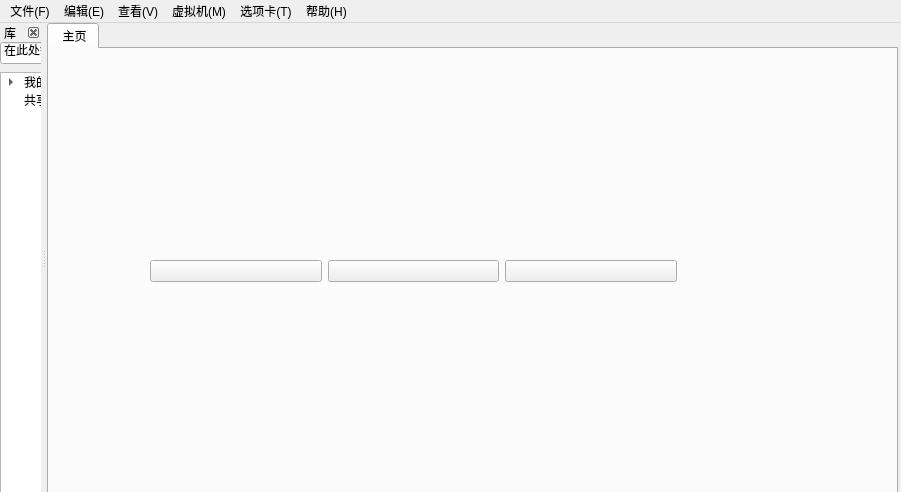
<?xml version="1.0" encoding="UTF-8"?>
<ui version="4.0">
 <class>VMMainWindow</class>
 <widget class="QMainWindow" name="VMMainWindow">
  <property name="geometry">
   <rect>
    <x>0</x>
    <y>0</y>
    <width>901</width>
    <height>492</height>
   </rect>
  </property>
  <property name="contextMenuPolicy">
   <enum>Qt::DefaultContextMenu</enum>
  </property>
  <property name="windowTitle">
   <string>VMMainWindow</string>
  </property>
  <property name="windowIcon">
   <iconset resource="res.qrc">
    <normaloff>:/new/prefix1/1.png</normaloff>:/new/prefix1/1.png</iconset>
  </property>
  <property name="dockOptions">
   <set>QMainWindow::AllowNestedDocks|QMainWindow::AllowTabbedDocks|QMainWindow::AnimatedDocks|QMainWindow::GroupedDragging</set>
  </property>
  <widget class="QWidget" name="centralWidget">
   <widget class="QTabWidget" name="tabWidget">
    <property name="geometry">
     <rect>
      <x>0</x>
      <y>0</y>
      <width>851</width>
      <height>541</height>
     </rect>
    </property>
    <property name="currentIndex">
     <number>0</number>
    </property>
    <widget class="QWidget" name="tab">
     <attribute name="title">
      <string> 主页</string>
     </attribute>
     <widget class="QLabel" name="label">
      <property name="geometry">
       <rect>
        <x>200</x>
        <y>90</y>
        <width>331</width>
        <height>41</height>
       </rect>
      </property>
      <property name="styleSheet">
       <string notr="true">QLabel{
background:transparent;
border-width:0;
border-style:outset};</string>
      </property>
      <property name="text">
       <string/>
      </property>
      <property name="pixmap">
       <pixmap resource="res.qrc">:/new/prefix9/13.png</pixmap>
      </property>
     </widget>
     <widget class="QWidget" name="layoutWidget">
      <property name="geometry">
       <rect>
        <x>90</x>
        <y>150</y>
        <width>549</width>
        <height>145</height>
       </rect>
      </property>
      <layout class="QHBoxLayout" name="horizontalLayout">
       <item>
        <widget class="QPushButton" name="pushButton">
         <property name="cursor">
          <cursorShape>PointingHandCursor</cursorShape>
         </property>
         <property name="mouseTracking">
          <bool>true</bool>
         </property>
         <property name="styleSheet">
          <string notr="true">QPushButton{
background:transparent;
border-width:0;
border-style:outset};</string>
         </property>
         <property name="text">
          <string/>
         </property>
         <property name="icon">
          <iconset>
           <normaloff>../build-VMware-Desktop_Qt_5_9_4_MinGW_32bit-Debug/14.png</normaloff>../build-VMware-Desktop_Qt_5_9_4_MinGW_32bit-Debug/14.png</iconset>
         </property>
         <property name="iconSize">
          <size>
           <width>169</width>
           <height>135</height>
          </size>
         </property>
         <property name="default">
          <bool>false</bool>
         </property>
        </widget>
       </item>
       <item>
        <widget class="QPushButton" name="pushButton_2">
         <property name="cursor">
          <cursorShape>PointingHandCursor</cursorShape>
         </property>
         <property name="styleSheet">
          <string notr="true">QPushButton{
background:transparent;
border-width:0;
border-style:outset};</string>
         </property>
         <property name="text">
          <string/>
         </property>
         <property name="icon">
          <iconset>
           <normaloff>../build-VMware-Desktop_Qt_5_9_4_MinGW_32bit-Debug/15.png</normaloff>../build-VMware-Desktop_Qt_5_9_4_MinGW_32bit-Debug/15.png</iconset>
         </property>
         <property name="iconSize">
          <size>
           <width>169</width>
           <height>135</height>
          </size>
         </property>
        </widget>
       </item>
       <item>
        <widget class="QPushButton" name="pushButton_3">
         <property name="cursor">
          <cursorShape>PointingHandCursor</cursorShape>
         </property>
         <property name="styleSheet">
          <string notr="true">QPushButton{
background:transparent;
border-width:0;
border-style:outset};</string>
         </property>
         <property name="text">
          <string/>
         </property>
         <property name="icon">
          <iconset>
           <normaloff>../build-VMware-Desktop_Qt_5_9_4_MinGW_32bit-Debug/16.png</normaloff>../build-VMware-Desktop_Qt_5_9_4_MinGW_32bit-Debug/16.png</iconset>
         </property>
         <property name="iconSize">
          <size>
           <width>169</width>
           <height>135</height>
          </size>
         </property>
        </widget>
       </item>
      </layout>
     </widget>
    </widget>
   </widget>
  </widget>
  <widget class="QMenuBar" name="menuBar">
   <property name="geometry">
    <rect>
     <x>0</x>
     <y>0</y>
     <width>901</width>
     <height>23</height>
    </rect>
   </property>
   <property name="autoFillBackground">
    <bool>true</bool>
   </property>
   <widget class="QMenu" name="menu_F">
    <property name="title">
     <string>文件(F)</string>
    </property>
   </widget>
   <widget class="QMenu" name="menu_E">
    <property name="title">
     <string>编辑(E)</string>
    </property>
   </widget>
   <widget class="QMenu" name="menu_V">
    <property name="title">
     <string>查看(V)</string>
    </property>
   </widget>
   <widget class="QMenu" name="menu_M">
    <property name="title">
     <string>虚拟机(M)</string>
    </property>
   </widget>
   <widget class="QMenu" name="menu_T">
    <property name="title">
     <string>选项卡(T)</string>
    </property>
   </widget>
   <widget class="QMenu" name="menu_H">
    <property name="title">
     <string>帮助(H)</string>
    </property>
   </widget>
   <widget class="QMenu" name="menu">
    <property name="geometry">
     <rect>
      <x>699</x>
      <y>102</y>
      <width>120</width>
      <height>50</height>
     </rect>
    </property>
    <property name="title">
     <string/>
    </property>
    <property name="icon">
     <iconset resource="res.qrc">
      <normaloff>:/new/prefix13/2.png</normaloff>:/new/prefix13/2.png</iconset>
    </property>
   </widget>
   <addaction name="menu_F"/>
   <addaction name="menu_E"/>
   <addaction name="menu_V"/>
   <addaction name="menu_M"/>
   <addaction name="menu_T"/>
   <addaction name="menu_H"/>
   <addaction name="menu"/>
  </widget>
  <widget class="QDockWidget" name="dockWidget_2">
   <property name="acceptDrops">
    <bool>true</bool>
   </property>
   <property name="features">
    <set>QDockWidget::DockWidgetClosable|QDockWidget::DockWidgetMovable</set>
   </property>
   <property name="windowTitle">
    <string>库</string>
   </property>
   <attribute name="dockWidgetArea">
    <number>1</number>
   </attribute>
   <widget class="QWidget" name="dockWidgetContents_4">
    <widget class="QComboBox" name="comboBox_2">
     <property name="geometry">
      <rect>
       <x>0</x>
       <y>0</y>
       <width>212</width>
       <height>22</height>
      </rect>
     </property>
     <property name="contextMenuPolicy">
      <enum>Qt::NoContextMenu</enum>
     </property>
     <property name="acceptDrops">
      <bool>true</bool>
     </property>
     <property name="autoFillBackground">
      <bool>false</bool>
     </property>
     <property name="inputMethodHints">
      <set>Qt::ImhNone</set>
     </property>
     <property name="editable">
      <bool>true</bool>
     </property>
     <property name="iconSize">
      <size>
       <width>20</width>
       <height>30</height>
      </size>
     </property>
     <property name="duplicatesEnabled">
      <bool>false</bool>
     </property>
     <property name="frame">
      <bool>true</bool>
     </property>
     <item>
      <property name="text">
       <string>在此处键入内容搜索</string>
      </property>
      <property name="icon">
       <iconset resource="res.qrc">
        <normaloff>:/new/prefix8/12.png</normaloff>:/new/prefix8/12.png</iconset>
      </property>
     </item>
     <item>
      <property name="text">
       <string>所有项目</string>
      </property>
      <property name="icon">
       <iconset resource="res.qrc">
        <normaloff>:/new/prefix2/7.png</normaloff>:/new/prefix2/7.png</iconset>
      </property>
     </item>
     <item>
      <property name="text">
       <string>已开机</string>
      </property>
      <property name="icon">
       <iconset resource="res.qrc">
        <normaloff>:/new/prefix3/5.png</normaloff>:/new/prefix3/5.png</iconset>
      </property>
     </item>
     <item>
      <property name="text">
       <string>收藏夹</string>
      </property>
      <property name="icon">
       <iconset resource="res.qrc">
        <normaloff>:/new/prefix4/6.png</normaloff>:/new/prefix4/6.png</iconset>
      </property>
     </item>
    </widget>
    <widget class="QTreeWidget" name="treeWidget">
     <property name="geometry">
      <rect>
       <x>0</x>
       <y>30</y>
       <width>212</width>
       <height>1000</height>
      </rect>
     </property>
     <property name="uniformRowHeights">
      <bool>true</bool>
     </property>
     <property name="sortingEnabled">
      <bool>false</bool>
     </property>
     <property name="headerHidden">
      <bool>true</bool>
     </property>
     <attribute name="headerVisible">
      <bool>false</bool>
     </attribute>
     <column>
      <property name="text">
       <string/>
      </property>
     </column>
     <item>
      <property name="text">
       <string>我的计算机</string>
      </property>
      <property name="icon">
       <iconset resource="res.qrc">
        <normaloff>:/new/prefix6/9.png</normaloff>:/new/prefix6/9.png</iconset>
      </property>
      <item>
       <property name="text">
        <string>Ubuntu 64 位</string>
       </property>
       <property name="icon">
        <iconset resource="res.qrc">
         <normaloff>:/new/prefix5/8.png</normaloff>:/new/prefix5/8.png</iconset>
       </property>
      </item>
      <item>
       <property name="text">
        <string>ubuntu18.04_x64</string>
       </property>
       <property name="icon">
        <iconset resource="res.qrc">
         <normaloff>:/new/prefix5/8.png</normaloff>:/new/prefix5/8.png</iconset>
       </property>
      </item>
     </item>
     <item>
      <property name="text">
       <string>共享的虚拟机</string>
      </property>
      <property name="icon">
       <iconset resource="res.qrc">
        <normaloff>:/new/prefix7/10.png</normaloff>:/new/prefix7/10.png</iconset>
      </property>
     </item>
    </widget>
   </widget>
  </widget>
 </widget>
 <layoutdefault spacing="6" margin="11"/>
 <resources>
  <include location="res.qrc"/>
 </resources>
 <connections/>
</ui>
